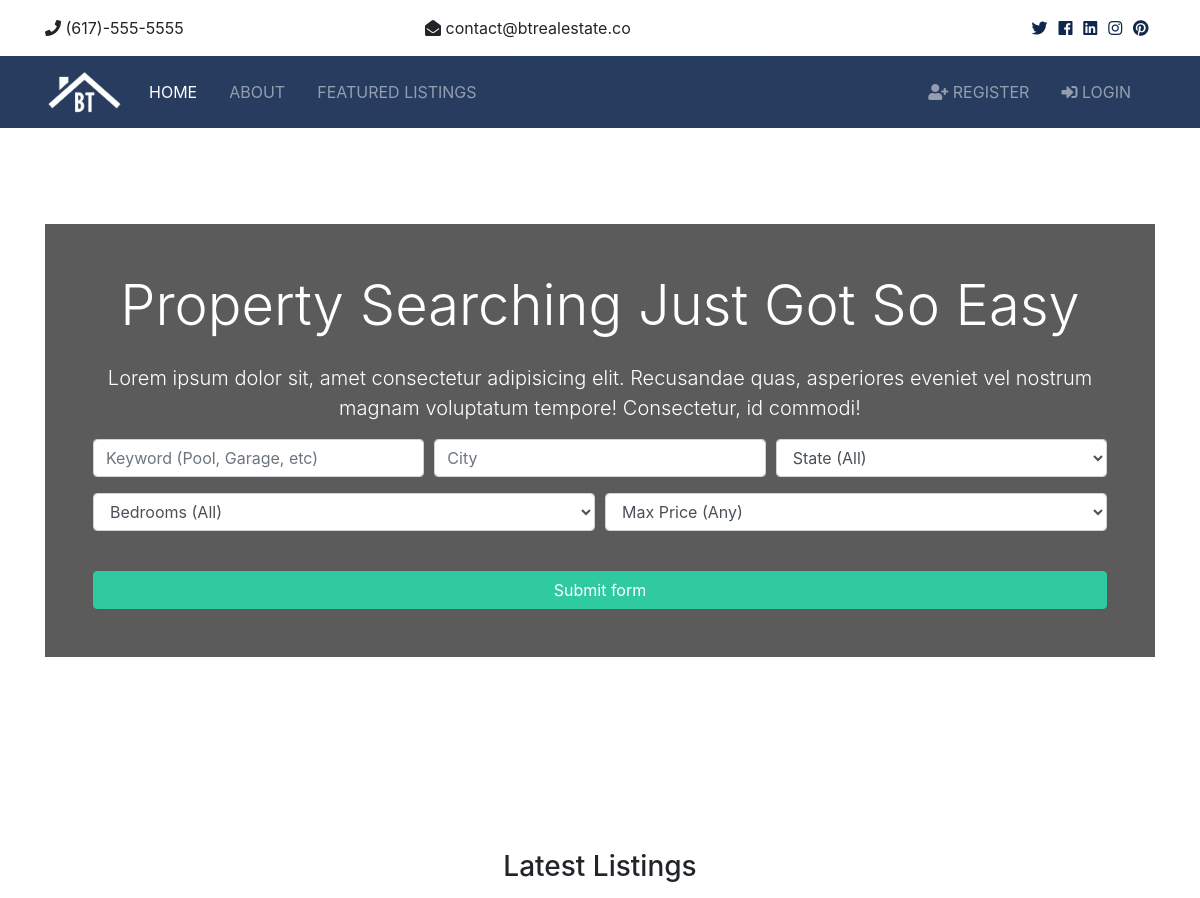
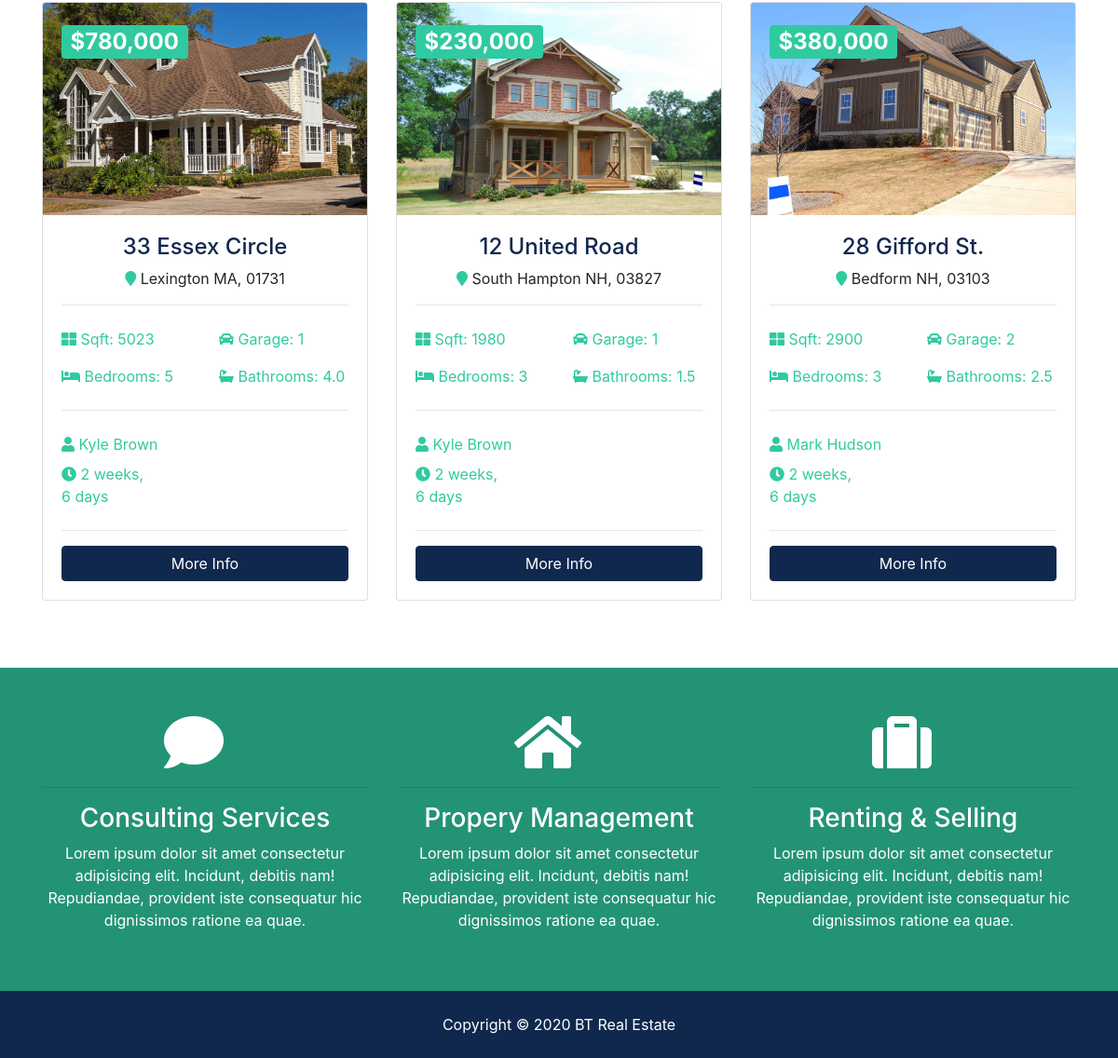
The page / on the database its author committed (2 pictures, top to bottom).
### listings/models.py (models this page shows, shortened)
class Listing(models.Model):
    realtor = models.ForeignKey(Realtor, on_delete=models.DO_NOTHING)
    title = models.CharField(max_length=200)
    address = models.CharField(max_length=200)
    city = models.CharField(max_length=100)
    state = models.CharField(max_length=100)
    zipcode = models.CharField(max_length=20)
    description = models.TextField(blank=True, max_length=200)
    price = models.IntegerField()
    bedrooms = models.IntegerField()
    bathrooms = models.DecimalField(max_digits=2, decimal_places=1)
    garage = models.IntegerField(default=0)
    sqft = models.IntegerField()
    lot_size = models.DecimalField(max_digits=5, decimal_places=1)
    photo_main = models.ImageField(upload_to='photos/%Y/%m/%d/')
    photo_1 = models.ImageField(upload_to='photos/%Y/%m/%d/', blank=True) # install pillow
    photo_2 = models.ImageField(upload_to='photos/%Y/%m/%d/', blank=True)
    photo_3 = models.ImageField(upload_to='photos/%Y/%m/%d/', blank=True)
    photo_4 = models.ImageField(upload_to='photos/%Y/%m/%d/', blank=True)
    photo_5 = models.ImageField(upload_to='photos/%Y/%m/%d/', blank=True)
    photo_6 = models.ImageField(upload_to='photos/%Y/%m/%d/', blank=True)
    is_published = models.BooleanField(default=True)
    list_date = models.DateTimeField(default=datetime.now, blank=True)

### realtors/models.py (models this page shows)
class Realtor(models.Model):
    name = models.CharField(max_length=200)
    photo = models.ImageField(upload_to='photos/%Y/%m/%d/')
    description = models.TextField(blank=True)
    phone = models.CharField(max_length=20)
    email = models.CharField(max_length=50)
    is_mvp = models.BooleanField(default=False)
    hire_date = models.DateTimeField(default=datetime.now, blank=True)
    def __str__(self):
        return self.name

### pages/views.py (the view)
# urls.py: path('', views.index, name='listings'),
def index(request):
    listings = Listing.objects.order_by('-list_date').filter(is_published=True)[:3]
    context = {
        'listings': listings,
        'state_choices': state_choices,
        'bedroom_choices': bedroom_choices,
        'price_choices': price_choices,
    }
    return render(request, 'pages/index.html', context)

### templates/pages/index.html (shortened to what this page needs)
{% extends 'base.html' %}
{% load humanize %}
{% block content %}
<section id="showcase">
    <div class="container text-center">
        <div class="home-search p-5">
            <div class="overlay p-5">
                <h1 class="display-4 mb-4">
                    Property Searching Just Got So Easy
                </h1>
                <p class="lead">Lorem ipsum dolor sit, amet consectetur adipisicing elit. Recusandae quas, asperiores
                    eveniet vel nostrum magnam
                    voluptatum tempore! Consectetur, id commodi!</p>
                <div class="search">
                    <form action="{% url 'search' %}">
                        <div class="form-row">
                            <div class="col-md-4 mb-3">
                                <input type="text" name="keywords" class="form-control"
                                    placeholder="Keyword (Pool, Garage, etc)">
                            </div>
                            <div class="col-md-4 mb-3">
                                <input type="text" name="city" class="form-control" placeholder="City">
                            </div>
                            <div class="col-md-4 mb-3">
                                <select name="state" class="form-control">
                                    <option selected="true" disabled="disabled">State (All)</option>
                                </select>
                            </div>
                        </div>
                        <div class="form-row">
                            <div class="col-md-6 mb-3">
                                <select name="bedrooms" class="form-control">
                                    <option selected="true" disabled="disabled">Bedrooms (All)</option>
                                </select>
                            </div>
                            <div class="col-md-6 mb-3">
                                <select name="price" class="form-control" id="type">
                                    <option selected="true" disabled="disabled">Max Price (Any)</option>
                                </select>
                            </div>
                        </div>
                        <button class="btn btn-secondary btn-block mt-4" type="submit">Submit form</button>
                    </form>
                </div>
            </div>
        </div>
    </div>
</section>
<br>
<section id="listings" class="py-5">
    <div class="container">
        <h3 class="text-center mb-3">Latest Listings</h3>
        <div class="row">
            {% if listings %}
                {% for listing in listings %}
                    <div class="col-md-6 col-lg-4 mb-4">
                        <div class="card listing-preview">
                            <img class="card-img-top" src="{{ listing.photo_main.url }}" alt="">
                            <div class="card-img-overlay">
                                <h2>
                                    <span class="badge badge-secondary text-white">${{ listing.price | intcomma }}</span>
                                </h2>
                            </div>
                            <div class="card-body">
                                <div class="listing-heading text-center">
                                    <h4 class="text-primary">{{ listing.title }}</h4>
                                    <p>
                                        <i class="fas fa-map-marker text-secondary"></i> {{ listing.city }} {{ listing.state }}, {{ listing.zipcode }}</p>
                                </div>
                                <hr>
                                <div class="row py-2 text-secondary">
                                    <div class="col-6">
                                        <i class="fas fa-th-large"></i> Sqft: {{ listing.sqft }}</div>
                                    <div class="col-6">
                                        <i class="fas fa-car"></i> Garage: {{ listing.garage }}</div>
                                </div>
                                <div class="row py-2 text-secondary">
                                    <div class="col-6">
                                        <i class="fas fa-bed"></i> Bedrooms: {{ listing.bedrooms }}</div>
                                    <div class="col-6">
                                        <i class="fas fa-bath"></i> Bathrooms: {{ listing.bathrooms }}</div>
                                </div>
                                <hr>
                                <div class="row py-2 text-secondary">
                                    <div class="col-6">
                                        <i class="fas fa-user"></i> {{ listing.realtor }}</div>
                                </div>
                                <div class="row text-secondary pb-2">
                                    <div class="col-6">
                                        <i class="fas fa-clock"></i> {{ listing.list_date | timesince }}</div>
                                </div>
                                <hr>
                                <a href="{% url 'listing' listing.id %}" class="btn btn-primary btn-block">More Info</a>
                            </div>
                        </div>
                    </div>
                {% endfor %}
            {% else %}
            <div class="col-md-12">
                <p>No Listings Available</p>
            </div>
            {% endif %}
        </div>
    </div>
</section>
<section id="services" class="py-5 bg-secondary text-white">
    <div class="container">
        <div class="row text-center">
            <div class="col-md-4">
                <i class="fas fa-comment fa-4x mr-4"></i>
                <hr>
                <h3>Consulting Services</h3>
                <p>Lorem ipsum dolor sit amet consectetur adipisicing elit. Incidunt, debitis nam! Repudiandae,
                    provident iste consequatur
                    hic dignissimos ratione ea quae.</p>
            </div>
            <div class="col-md-4">
                <i class="fas fa-home fa-4x mr-4"></i>
                <hr>
                <h3>Propery Management</h3>
                <p>Lorem ipsum dolor sit amet consectetur adipisicing elit. Incidunt, debitis nam! Repudiandae,
                    provident iste consequatur
                    hic dignissimos ratione ea quae.</p>
            </div>
            <div class="col-md-4">
                <i class="fas fa-suitcase fa-4x mr-4"></i>
                <hr>
                <h3>Renting & Selling</h3>
                <p>Lorem ipsum dolor sit amet consectetur adipisicing elit. Incidunt, debitis nam! Repudiandae,
                    provident iste consequatur
                    hic dignissimos ratione ea quae.</p>
            </div>
        </div>
    </div>
</section>
{% endblock %}

### btre/static/css/all.css (style rules this page uses)
.fa, .fas, .far, .fal, .fab { -moz-osx-font-smoothing: grayscale; -webkit-font-smoothing: antialiased; display: inline-block; font-style: normal; font-variant: normal; text-rendering: auto; line-height: 1; }
.fa-4x { font-size: 4em; }
.fa-bath:before { content: "\f2cd"; }
.fa-bed:before { content: "\f236"; }
.fa-car:before { content: "\f1b9"; }
.fa-clock:before { content: "\f017"; }
.fa-comment:before { content: "\f075"; }
.fa-home:before { content: "\f015"; }
.fa-map-marker:before { content: "\f041"; }
.fa-suitcase:before { content: "\f0f2"; }
.fa-th-large:before { content: "\f009"; }
.fa-user:before { content: "\f007"; }
.fa, .fas { font-family: 'Font Awesome 5 Free'; font-weight: 900; }

### btre/static/css/style.css (style rules this page uses)
.btn-secondary { color: #fff !important; }
img { width: 100%; }
#showcase { background: url(../img/showcase.jpg/) no-repeat top center fixed/cover; position: relative; min-height: 650px; color: #fff; padding-top: 6rem; }
#showcase .home-search { min-height: 400px; position: relative; border-radius: 5px; }
#showcase .overlay { content: ''; position: absolute; top: 0; left: 0; min-height: 400px; width: 100%; background: rgba(51, 51, 51, 0.8); }
#services { background: url(../img/building.jpg) no-repeat top center fixed/cover; min-height: 300px; position: relative; overflow: hidden; }
#services::before { content: ''; position: absolute; top: 0; left: 0; min-height: 100%; width: 100%; background: rgba(32, 134, 107, 0.8); }
.listing-preview a { position: relative; }

### rows shown on the page
Listing: photo_main (picture), price "780,000", title "33 Essex Circle", city "Lexington", state "MA", zipcode "01731", sqft "5023", garage "1", bedrooms "5", bathrooms "4.0", realtor "Kyle Brown", list_date "2 weeks, 6 days"
Listing: photo_main (picture), price "230,000", title "12 United Road", city "South Hampton", state "NH", zipcode "03827", sqft "1980", garage "1", bedrooms "3", bathrooms "1.5", realtor "Kyle Brown", list_date "2 weeks, 6 days"
Listing: photo_main (picture), price "380,000", title "28 Gifford St.", city "Bedform", state "NH", zipcode "03103", sqft "2900", garage "2", bedrooms "3", bathrooms "2.5", realtor "Mark Hudson", list_date "2 weeks, 6 days"
